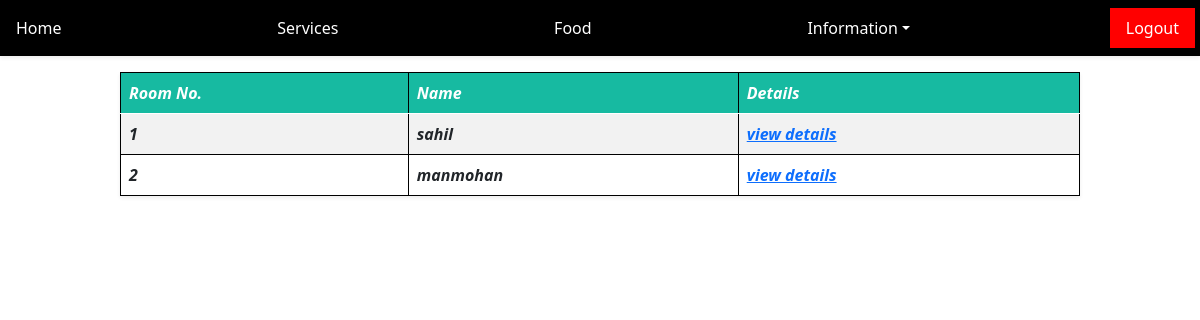
The app's page / (signed in) with its own data.
### authentication/models.py (models this page shows, shortened)
class RoomDetail(models.Model):
	room_number 	=		models.IntegerField()
	client_name 	=		models.CharField(max_length=120)

### authentication/views.py (the view)
# urls.py: path('',index,name='index'),
def index(request):
	if request.user.is_authenticated:
		obj =	RoomDetail.objects.all()
		return render(request,'index.html',{'obj':obj})
	return redirect('login')

### authentication/templates/index.html
{% include 'home.html'%}
{% block body %}
<center>
	  <table class="table   table-striped col-10 mt-3  shadow-sm" style="width:80%;align-self: center;">
	  	<thead>
		  	<tr>
		  		<th style="background-color:#17baa1;color:#ffff">Room No.</th>
		  		<th style="background-color:#17baa1;color:#ffff">Name</th>
		  		<th style="background-color:#17baa1;color:#ffff">Details</th>
		  	</tr>
	  	</thead>
	  	<tbody>
		  	{% for obj in obj %}
		  		<tr>
		  			<th>{{ obj.room_number }}</th>
		  			<th>{{ obj.client_name }}</th>
		  			<th><a href="{% url 'room-detail' obj.room_number %}">view details</a></th>
		  		</tr>
		  	{% endfor %}
	  	</tbody>
	  </table>
 </center>
{% endblock %}

### templates/base.html (style rules this page uses)
table th { border:solid 1px black; overflow: hidden; text-overflow: ellipsis;font-style: italic; }

### records on screen
RoomDetail: room_number "1", client_name "sahil"
RoomDetail: room_number "2", client_name "manmohan"
